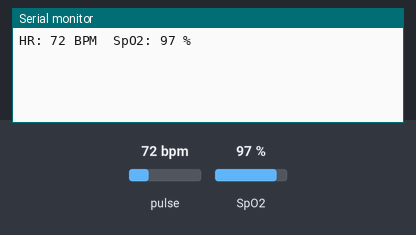
The sketch below on a simulated Arduino Uno, built with avr-gcc and run on an emulated ATmega328P. Shown: the last lines printed to the serial monitor. Inputs (shaded band) come from the test bench; at power-on: pulse 72 bpm, SpO2 97 %. Random numbers use the default seed unless the sketch sets one.

Above: at 3.2 s.
3.3 s: pulse set to 42 bpm
At 4.6 s:
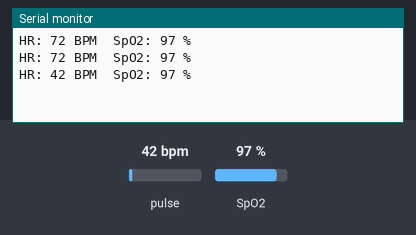
4.8 s: SpO2 set to 80 %
At 6.1 s:
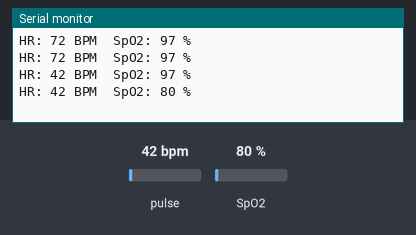
6.3 s: pulse set to 70 bpm
At 8.9 s:
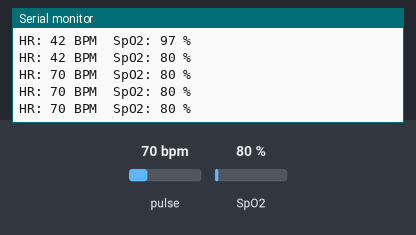
Timing chart, 0 to 10.4 s (numbered marks = the images above; inputs shaded):
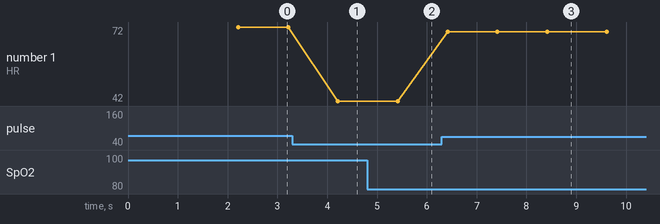

The sketch:

MAX30102.ino
```cpp
#include <Wire.h>
#include "MAX30105.h"
#include "spo2_algorithm.h"

MAX30105 particleSensor;

#define BUFFER_SIZE 100
#define NEW_SAMPLES 10   // smaller update = faster response

uint32_t irBuffer[BUFFER_SIZE];
uint32_t redBuffer[BUFFER_SIZE];

int32_t spo2;
int8_t validSPO2;

int32_t heartRate;
int8_t validHeartRate;

unsigned long lastPrint = 0;

void setup()
{
  Serial.begin(115200);

  if (!particleSensor.begin(Wire, I2C_SPEED_FAST))
  {
    Serial.println("Sensor not found");
    while (1);
  }

  // Faster settings
  byte ledBrightness = 180;
  byte sampleAverage = 4;
  byte ledMode = 2;
  int sampleRate = 200;   // faster sampling
  int pulseWidth = 411;
  int adcRange = 16384;

  particleSensor.setup(
    ledBrightness,
    sampleAverage,
    ledMode,
    sampleRate,
    pulseWidth,
    adcRange
  );

  // Initial buffer fill
  for (int i = 0; i < BUFFER_SIZE; i++)
  {
    while (!particleSensor.available())
      particleSensor.check();

    redBuffer[i] = particleSensor.getRed();
    irBuffer[i]  = particleSensor.getIR();

    particleSensor.nextSample();
  }

  randomSeed(analogRead(0));
}

void loop()
{
  long irValue = particleSensor.getIR();

  // Shift buffer
  for (int i = NEW_SAMPLES; i < BUFFER_SIZE; i++)
  {
    redBuffer[i - NEW_SAMPLES] = redBuffer[i];
    irBuffer[i - NEW_SAMPLES]  = irBuffer[i];
  }

  // Read new samples (faster now)
  for (int i = BUFFER_SIZE - NEW_SAMPLES; i < BUFFER_SIZE; i++)
  {
    while (!particleSensor.available())
      particleSensor.check();

    redBuffer[i] = particleSensor.getRed();
    irBuffer[i]  = particleSensor.getIR();

    particleSensor.nextSample();
  }

  // Calculate HR & SpO2
  maxim_heart_rate_and_oxygen_saturation(
    irBuffer,
    BUFFER_SIZE,
    redBuffer,
    &spo2,
    &validSPO2,
    &heartRate,
    &validHeartRate
  );

  // Print every 1 second
  if (millis() - lastPrint >= 1000)
  {
    lastPrint = millis();

    if (irValue < 50000)
    {
      Serial.println("Place Finger");
      return;
    }

    int displayHR;
    int displaySpO2;

    if (!validHeartRate || !validSPO2)
    {
      displayHR = random(72, 82);
      displaySpO2 = random(96, 100);
    }
    else
    {
      displayHR = heartRate;
      displaySpO2 = spo2;
    }

    Serial.print("HR: ");
    Serial.print(displayHR);
    Serial.print(" BPM  ");

    Serial.print("SpO2: ");
    Serial.print(displaySpO2);
    Serial.println(" %");
  }
}
```

Measured:
- after the input at 3.3 s, the serial monitor: prints a new line after 0.92 s (image 1)
- after the input at 4.8 s, the serial monitor: prints a new line after 0.61 s (image 2)
- after the input at 6.3 s, the serial monitor: prints a new line after 0.11 s (image 3)
- plotted number 1: 72 → 42 after the input at 3.3 s, 42 → 70 after the input at 6.3 s
